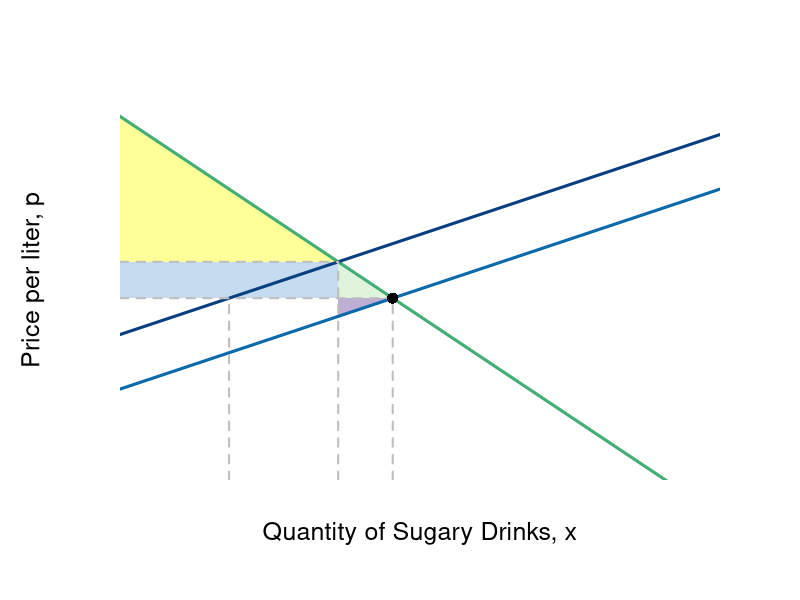

This figure's R source: (Note: this script raises an error after producing the figure.)
require(shape)
pdf(file = "indmarketdemand/sugar_tax.pdf", width = 9, height = 7)

#Set parameters for graphics
axislabelsize <- 1.5
labelsize <- 1.2
graphlinewidth <- 3
segmentlinewidth <- 2

COL <- c("#7fc97f", "#beaed4", "#fdc086", "#ffff99", "#386cb0", "#f0027f", "#bf5b17", "#666666")
COLA <- c("#e0f3db", "#99d8c9","#66c2a4","#41ae76", "#238b45", "#005824")
COLB <- c("#c6dbef", "#4eb3d3", "#2b8cbe", "#0868ac","#084081")
COLC <- c("#fcfbfd", "#efedf5", "#dadaeb", "#bcbddc", "#9e9ac8", "#807dba", "#6a51a3", "#54278f", "#3f007d")

par(mar =  c(6, 6, 4, 4))

mrsA <- function(x, rmax = 20, xmax = 10) {
  rmax - (rmax/xmax)*x
}

uA <- function(x, y, rmax = 20, xmax = 10) {
  y + rmax*x - (1/2)(rmax/xmax)*x^2
}

Qs <- function(x, tax = 0){
  x + 5 + tax
}

Qs_tax<- function(x, tax = 3){
  x + 5 + tax
}

xlims <- c(0, 11)
ylims <- c(0, 22)

npts <- 501 
x <- seq(xlims[1], xlims[2], length.out = npts)
y <- seq(ylims[1], ylims[2], length.out = npts) 
a <- c(46.08, 55, 64)
b <- c(46.08, 55, 64)

plot(0, 0, xlim = xlims, ylim = ylims, type = "n",
     xlab = expression(paste("")),
     ylab = expression(paste("")), 
     xaxt = "n", 
     yaxt = "n", 
     cex.lab = axislabelsize, 
     bty = "n",
     xaxs = "i", 
     yaxs = "i")

# ticksy <- seq(from = 0, to = ylims[2], by = 2)
# ylabels <- seq(from = 0, to = ylims[2], by = 2)
# ticksx <- seq(from = 0, to = xlims[2], by = 2)
# xlabels <- seq(from = 0, to = xlims[2], by = 2)
ticksy <- c(0, 10, 12, 20, ylims[2])
ylabels <- c(NA, expression(paste(p[b] == 10)), expression(paste(p[a] == 12)), expression(paste(bar(p) == 20)), NA)
ticksx <- c(0, 2, 4, 5, 10, xlims[2])
xlabels <- c(0, expression(paste(x["m"]) == 2),expression(paste(x[a]) == 4), expression(paste(x[b]) == 5), expression(paste(bar(x)==10)), NA)

npts <- 500 
xx1 <- seq(xlims[1], xlims[2], length.out = npts)

# Tax Rev Q
xpoly <- c(4, 4, 5)
ypoly <- c(9, 10, 10)
polygon(x = xpoly, y = ypoly, col = COL[2], density=NULL, border = NA)

# Tax Rev P 
xpoly1 <- c(0, 4, 4, 0)
ypoly1 <- c(10, 10, 12, 12)
polygon(x = xpoly1, y = ypoly1, col = COLB[1], density=NULL, border = NA)

# DWL
xpoly2 <- c(4, 5, 4) 
ypoly2 <- c(10, 10, 12) # Change y1 to 10 to meet gray line
polygon(x = xpoly2, y = ypoly2, col = COLA[1], density=NULL, border = NA)

# CS 
xpoly3 <- c(0, 0, 4)
ypoly3 <- c(12, 20, 12)
polygon(x = xpoly3, y = ypoly3, col = COL[4], density=NULL, border = NA)


#Lines for mrs graph
lines(xx1, mrsA(xx1, rmax = 20, xmax = 10), col = COLA[4], lwd = graphlinewidth)

lines(xx1, Qs(xx1), col = COLB[4], lwd = graphlinewidth)
lines(xx1, Qs_tax(xx1), col = COLB[5], lwd = graphlinewidth)

# Market Price
segments(0, 12, 4, 12, lty = 2, col = "gray" , lwd = segmentlinewidth) 
segments(0, 10, 5, 10, lty = 2, col = "gray" , lwd = segmentlinewidth)

# Vert Seg from Q 
segments(5, 0, 5, 10, lty = 2, col = "gray" , lwd = segmentlinewidth)
segments(4, 0, 4, 12, lty = 2, col = "gray" , lwd = segmentlinewidth)

# Q*
segments(2, 0, 2, 10, lty = 2, col = "gray" , lwd = segmentlinewidth)

#Label axes
mtext(expression(paste("Quantity of Sugary Drinks, ", x)), side=1, line = 2.5, cex = axislabelsize)
text(-1.6, 0.5*ylims[2], expression(paste("Price per liter, ", p)), xpd = TRUE, cex = axislabelsize, srt = 90) 

#Label i
points(5, 10, pch = 16, col = "black", cex = 1.5)
text(5, 10.75, expression(b), cex = annotatesize)

#Label g
points(4, 12, pch = 16, col = "black", cex = 1.5)
text(4, 12.75, expression(a), cex = annotatesize)

#segments(4.11765, 6.17647, 5.88, 8.88, lty = 1, col = COL[2] , lwd = graphlinewidth)
text(8.5, 19, expression(paste("Supply with tax, ", p(x) == 8 + x)), cex = labelsize)
text(7.75, 10.5, expression(paste("Supply, ", p(x) == 5 + x)), cex = labelsize)

#Label mrs function
text(8.05, 8, expression(paste("Demand, ", p(x) == 20 - 2*x)), cex = labelsize)
#Arrows(10, 7.5, 10, 5, col = "black", lty = 1, lwd = 2, arr.type = "triangle", arr.lwd = 0.5)

#Label tax revenue
text(1.3, 11, expression(paste("Tax Revenue, ", R==t%.%x[t])))

#Label deadweight loss
Arrows(6, 11.6, 6, 13.1, col = "black", lty = 1, lwd = 2, arr.type = "triangle", arr.lwd = 0.2)
Arrows(6, 13.1, 6, 11.6, col = "black", lty = 1, lwd = 2, arr.type = "triangle", arr.lwd = 0.2)
text(6.6, 12.7, expression(paste("Tax" == 3)), cex = labelsize)

# Label CS
text(1.2, 14, expression(paste("Consumer Surplus")))

axis(1, at = ticksx, pos = 0, labels = xlabels, cex.axis = labelsize)
axis(2, at = ticksy, pos = 0, labels = ylabels, las = 1, cex.axis = labelsize)

dev.off()
